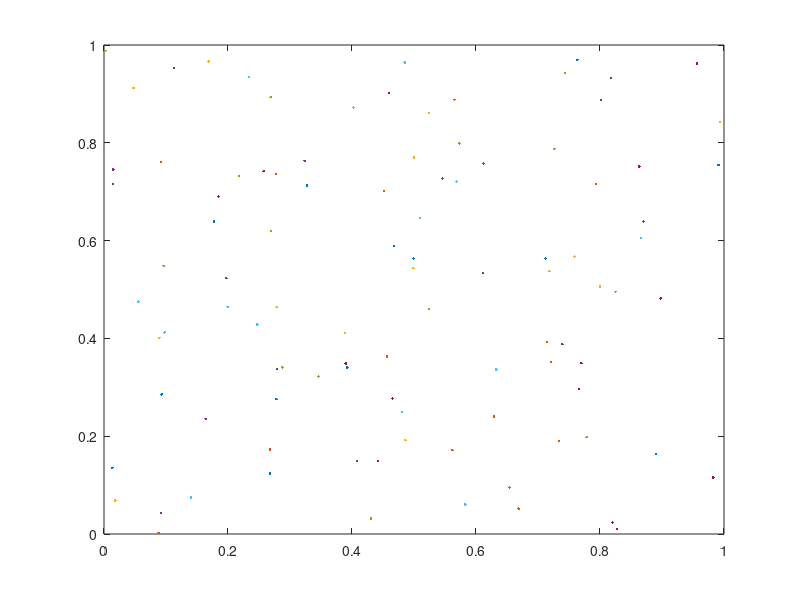

MATLAB code for this plot: (Note: this script raises an error after producing the figure.)
clear all;
close all;

% Specify N random points uniformly distributed in [0 1]^2
N = 100;
points = rand(2,N);

% Plot the random points
figure;
for i = 1:size(points,2)
  plot(points(1,i), points(2,i), '.'); hold on
end

% Compute and plot center of mass (should be near (0.5, 0.5)
com = center_of_mass(points);
plot(com(1), com(2), 'x')